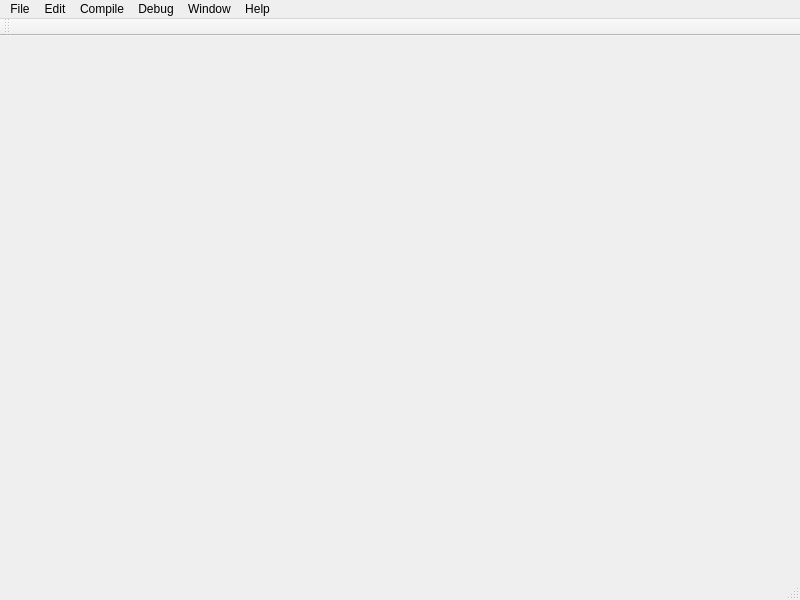
<ui version="4.0" >
 <author></author>
 <comment></comment>
 <exportmacro></exportmacro>
 <class>MainWindow</class>
 <widget class="QMainWindow" name="MainWindow" >
  <property name="geometry" >
   <rect>
    <x>0</x>
    <y>0</y>
    <width>800</width>
    <height>600</height>
   </rect>
  </property>
  <property name="windowTitle" >
   <string>Brainfuck Studio</string>
  </property>
  <widget class="QWidget" name="centralwidget" />
  <widget class="QMenuBar" name="menubar" >
   <property name="geometry" >
    <rect>
     <x>0</x>
     <y>0</y>
     <width>800</width>
     <height>26</height>
    </rect>
   </property>
   <widget class="QMenu" name="menuHelp" >
    <property name="title" >
     <string>Help</string>
    </property>
    <addaction name="actionBrainfuck_Studio_Handbook" />
    <addaction name="actionAbout_Brainfuck_Studio" />
   </widget>
   <widget class="QMenu" name="menuFile" >
    <property name="title" >
     <string>File</string>
    </property>
    <addaction name="actionNew" />
    <addaction name="actionOpen" />
    <addaction name="actionOpen_Recent" />
    <addaction name="separator" />
    <addaction name="actionSave" />
    <addaction name="actionSave_as" />
    <addaction name="actionSave_All" />
    <addaction name="separator" />
    <addaction name="actionPrint" />
    <addaction name="separator" />
    <addaction name="actionClose" />
    <addaction name="actionClose_All" />
    <addaction name="actionClose_All_Others" />
    <addaction name="separator" />
    <addaction name="actionExit" />
   </widget>
   <widget class="QMenu" name="menuRun" >
    <property name="title" >
     <string>Compile</string>
    </property>
    <widget class="QMenu" name="menuOptimisation" >
     <property name="title" >
      <string>Optimisation</string>
     </property>
     <addaction name="actionNo_Optimisation" />
     <addaction name="actionLevel_1" />
     <addaction name="actionLevel_2" />
     <addaction name="actionLevel_3" />
    </widget>
    <addaction name="actionCompile" />
    <addaction name="menuOptimisation" />
    <addaction name="separator" />
    <addaction name="actionOnly_Interpret" />
   </widget>
   <widget class="QMenu" name="menuEdit" >
    <property name="title" >
     <string>Edit</string>
    </property>
    <addaction name="actionUndo" />
    <addaction name="actionRedo" />
    <addaction name="separator" />
    <addaction name="actionCut" />
    <addaction name="actionCopy" />
    <addaction name="actionPaste" />
    <addaction name="separator" />
    <addaction name="actionSelect_all" />
    <addaction name="actionDeselect" />
    <addaction name="separator" />
    <addaction name="actionOverwrite_Mode" />
    <addaction name="separator" />
    <addaction name="actionFind" />
    <addaction name="actionFind_Next" />
    <addaction name="actionFind_Previous" />
    <addaction name="separator" />
    <addaction name="actionPreferences" />
   </widget>
   <widget class="QMenu" name="menuWindow" >
    <property name="title" >
     <string>Window</string>
    </property>
   </widget>
   <widget class="QMenu" name="menuDebug" >
    <property name="title" >
     <string>Debug</string>
    </property>
    <addaction name="actionStart" />
    <addaction name="actionStop" />
    <addaction name="separator" />
    <addaction name="separator" />
    <addaction name="actionNext_Step" />
    <addaction name="actionPrevious_Step" />
   </widget>
   <addaction name="menuFile" />
   <addaction name="menuEdit" />
   <addaction name="menuRun" />
   <addaction name="menuDebug" />
   <addaction name="menuWindow" />
   <addaction name="menuHelp" />
  </widget>
  <widget class="QStatusBar" name="statusbar" >
   <property name="geometry" >
    <rect>
     <x>0</x>
     <y>581</y>
     <width>800</width>
     <height>19</height>
    </rect>
   </property>
  </widget>
  <widget class="QToolBar" name="toolBar" >
   <property name="orientation" >
    <enum>Qt::Horizontal</enum>
   </property>
   <attribute name="toolBarArea" >
    <number>4</number>
   </attribute>
  </widget>
  <action name="actionBrainfuck_Studio_Handbook" >
   <property name="text" >
    <string>Brainfuck Studio Handbook</string>
   </property>
  </action>
  <action name="actionAbout_Brainfuck_Studio" >
   <property name="text" >
    <string>About Brainfuck Studio</string>
   </property>
  </action>
  <action name="actionStart" >
   <property name="text" >
    <string>Start</string>
   </property>
  </action>
  <action name="actionStop" >
   <property name="text" >
    <string>Stop</string>
   </property>
  </action>
  <action name="actionInterrupt" >
   <property name="text" >
    <string>Interrupt</string>
   </property>
  </action>
  <action name="actionRun_to_Cursor" >
   <property name="text" >
    <string>Run to Cursor</string>
   </property>
  </action>
  <action name="actionSet_Execution_Position_to_Cursor" >
   <property name="text" >
    <string>Set Execution Position to Cursor</string>
   </property>
  </action>
  <action name="actionStep_over" >
   <property name="text" >
    <string>Step Over</string>
   </property>
  </action>
  <action name="actionStep_into" >
   <property name="text" >
    <string>Step Into</string>
   </property>
  </action>
  <action name="actionStep_out" >
   <property name="text" >
    <string>Step Out</string>
   </property>
  </action>
  <action name="actionToggle_Breakpoint" >
   <property name="text" >
    <string>Toggle Breakpoint</string>
   </property>
  </action>
  <action name="actionUndo" >
   <property name="text" >
    <string>Undo</string>
   </property>
  </action>
  <action name="actionRedo" >
   <property name="text" >
    <string>Redo</string>
   </property>
  </action>
  <action name="actionCut" >
   <property name="text" >
    <string>Cut</string>
   </property>
  </action>
  <action name="actionCopy" >
   <property name="text" >
    <string>Copy</string>
   </property>
  </action>
  <action name="actionPaste" >
   <property name="text" >
    <string>Paste</string>
   </property>
  </action>
  <action name="actionSelect_all" >
   <property name="text" >
    <string>Select all</string>
   </property>
  </action>
  <action name="actionDeselect" >
   <property name="text" >
    <string>Deselect</string>
   </property>
  </action>
  <action name="actionOverwrite_Mode" >
   <property name="text" >
    <string>Overwrite Mode</string>
   </property>
  </action>
  <action name="actionFind" >
   <property name="text" >
    <string>Find</string>
   </property>
  </action>
  <action name="actionFind_Next" >
   <property name="text" >
    <string>Find Next</string>
   </property>
  </action>
  <action name="actionFind_Previous" >
   <property name="text" >
    <string>Find Previous</string>
   </property>
  </action>
  <action name="actionNew" >
   <property name="text" >
    <string>New</string>
   </property>
  </action>
  <action name="actionOpen" >
   <property name="text" >
    <string>Open</string>
   </property>
  </action>
  <action name="actionOpen_Recent" >
   <property name="text" >
    <string>Open Recent</string>
   </property>
  </action>
  <action name="actionSave" >
   <property name="text" >
    <string>Save</string>
   </property>
  </action>
  <action name="actionSave_as" >
   <property name="text" >
    <string>Save As</string>
   </property>
  </action>
  <action name="actionSave_All" >
   <property name="text" >
    <string>Save All</string>
   </property>
  </action>
  <action name="actionPrint" >
   <property name="text" >
    <string>Print</string>
   </property>
  </action>
  <action name="actionClose" >
   <property name="text" >
    <string>Close</string>
   </property>
  </action>
  <action name="actionClose_All" >
   <property name="text" >
    <string>Close All</string>
   </property>
  </action>
  <action name="actionClose_All_Others" >
   <property name="text" >
    <string>Close All Others</string>
   </property>
  </action>
  <action name="actionExit" >
   <property name="text" >
    <string>Exit</string>
   </property>
  </action>
  <action name="actionCompile" >
   <property name="text" >
    <string>Compile</string>
   </property>
  </action>
  <action name="actionOnly_Interpret" >
   <property name="text" >
    <string>Only Interpret</string>
   </property>
  </action>
  <action name="actionNo_Optimisation" >
   <property name="text" >
    <string>No Optimisation</string>
   </property>
  </action>
  <action name="actionLevel_1" >
   <property name="text" >
    <string>Level 1</string>
   </property>
  </action>
  <action name="actionLevel_2" >
   <property name="text" >
    <string>Level 2</string>
   </property>
  </action>
  <action name="actionLevel_3" >
   <property name="text" >
    <string>Level 3</string>
   </property>
  </action>
  <action name="actionPreferences" >
   <property name="text" >
    <string>Settings</string>
   </property>
  </action>
  <action name="actionNext_Step" >
   <property name="text" >
    <string>Next Step</string>
   </property>
  </action>
  <action name="actionPrevious_Step" >
   <property name="text" >
    <string>Previous Step</string>
   </property>
  </action>
 </widget>
 <pixmapfunction></pixmapfunction>
 <resources/>
 <connections/>
</ui>
